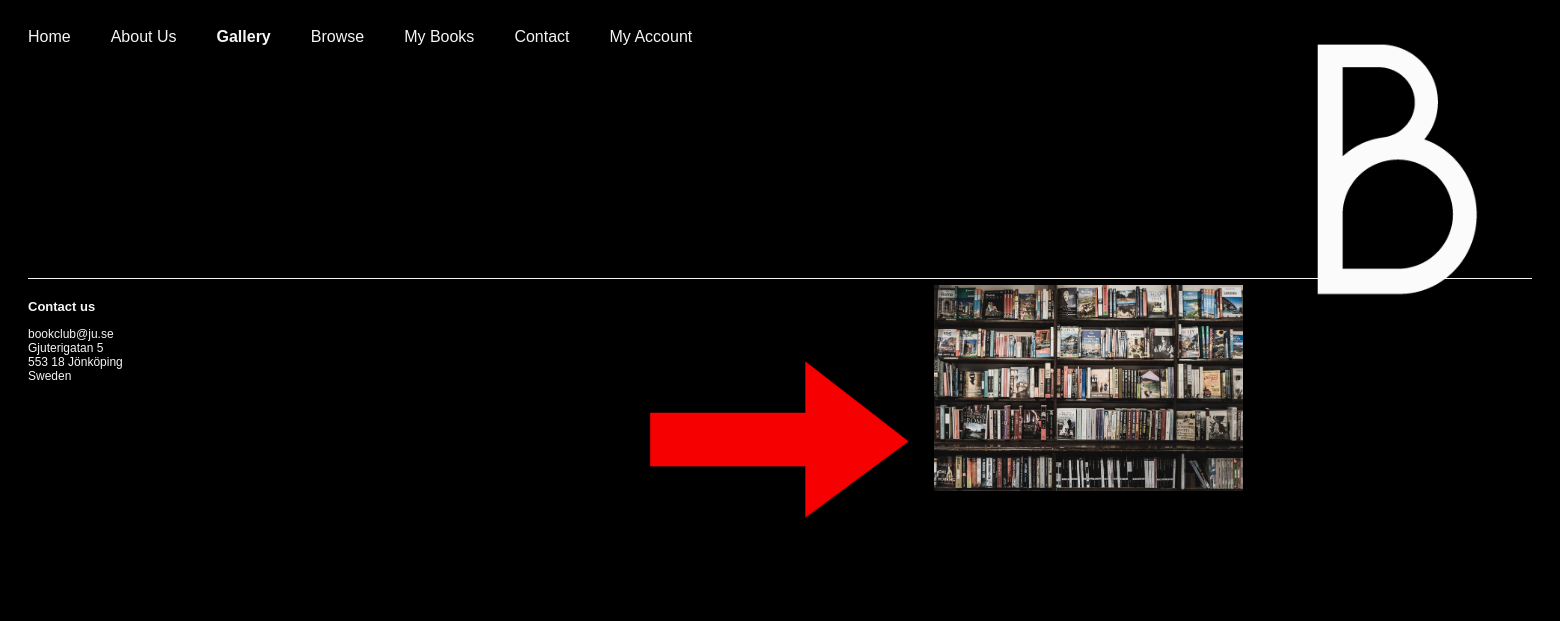
/gallery.php, run on an earlier commit of the app's database.
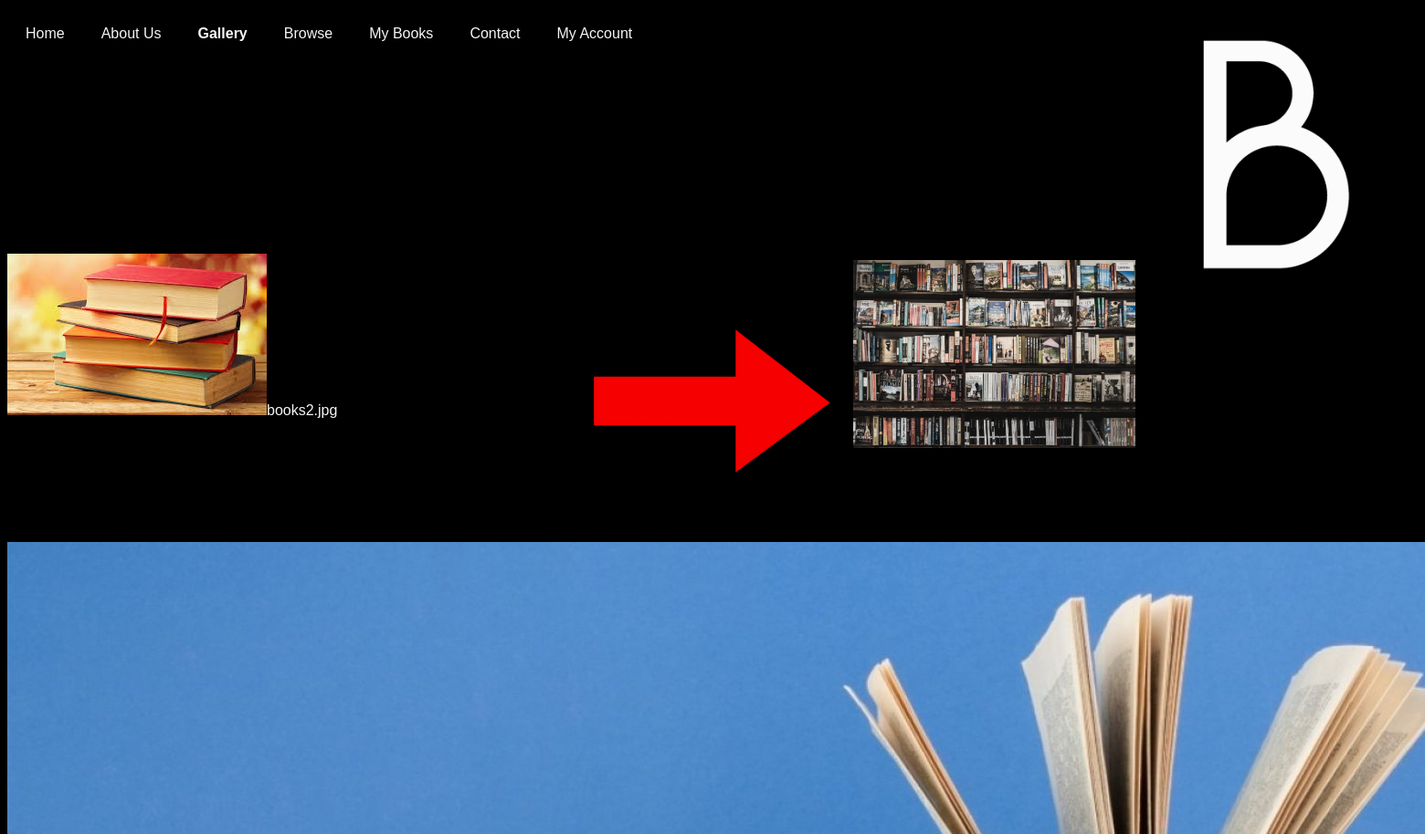
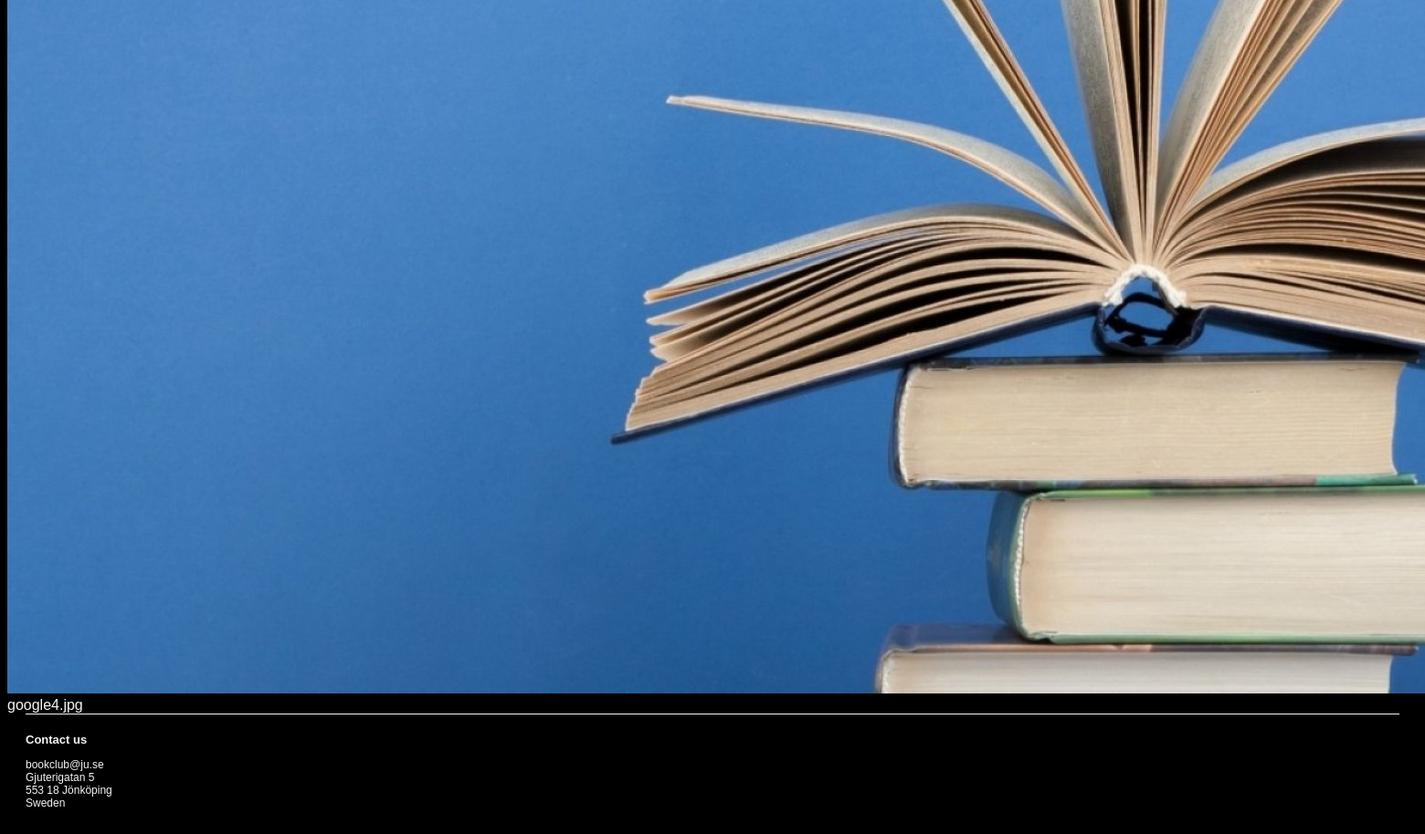
And on a later commit of the database (2 pictures, top to bottom).
### tables this page shows
CREATE TABLE `GalleryImages` (
  `fileName` varchar(200) NOT NULL,
  `fileType` varchar(4) NOT NULL,
  `fileSize` int(5) NOT NULL
);

### gallery.php (the view, shortened to what this page needs)
<!doctype html>
<html lang="en">
<head>
  <?php include ('connect.php');?>
  <link rel="stylesheet" href="css/output.css">
</head>
<body>
<?php include ('header.php');?>
<header>
    <img id="cover" src="img/bookClub.jpeg"/>
    <img id="arrow" src="img/arrow.png"/>
  </header>
  <div class="main">
    <div id="gallery">
      <?php
        $query = "SELECT fileName from GalleryImages";
        $stmt = $db->prepare($query);
        $stmt->bind_result($fileName);
        $stmt->execute();
        while ($stmt->fetch()) {
          echo "<img src='gallery/" . $fileName . "'/>";
          echo "$fileName";
        }
       ?>
    </div>
  </div>
</body>
<?php include ('footer.php');?>
</html>

### header.php
<header>
    <div id="siteheader">
        <img src="img/whiteLogo.png" alt="Logo"/>
        <?php
            $current_page = basename($_SERVER['PHP_SELF']);
        ?>
        <div class="mainnav">
            <a class="<?php echo ($current_page == "index.php" || $current_page == "") ? "active" : "" ?>" href="index.php">Home</a>
            <a class="<?php echo ($current_page == "about.php" || $current_page == "") ? "active" : "" ?>" href="about.php">About Us</a>
            <a class="<?php echo ($current_page == "gallery.php" || $current_page == "") ? "active" : "" ?>" href="gallery.php">Gallery</a>
            <a class="<?php echo ($current_page == "browse.php" || $current_page == "") ? "active" : "" ?>" href="browse.php">Browse</a>
            <a class="<?php echo ($current_page == "mybooks.php" || $current_page == "") ? "active" : "" ?>" href="mybooks.php">My Books</a>
            <a class="<?php echo ($current_page == "contact.php" || $current_page == "") ? "active" : "" ?>" href="contact.php">Contact</a>
            <a class="<?php echo ($current_page == "login.php" || $current_page == "") ? "active" : "" ?>" href="login.php">My Account</a>
        </div>
    </div>
</header>

### footer.php
<footer>
<p id="contact">Contact us</p>
    <p>bookclub@ju.se<br>Gjuterigatan 5 <br> 553 18 Jönköping <br> Sweden</p>
</footer>

What changed in the data, as far as the page shows it:
added galleryimages: fileName (picture), fileName "books2.jpg"
added galleryimages: fileName (picture), fileName "google4.jpg"
